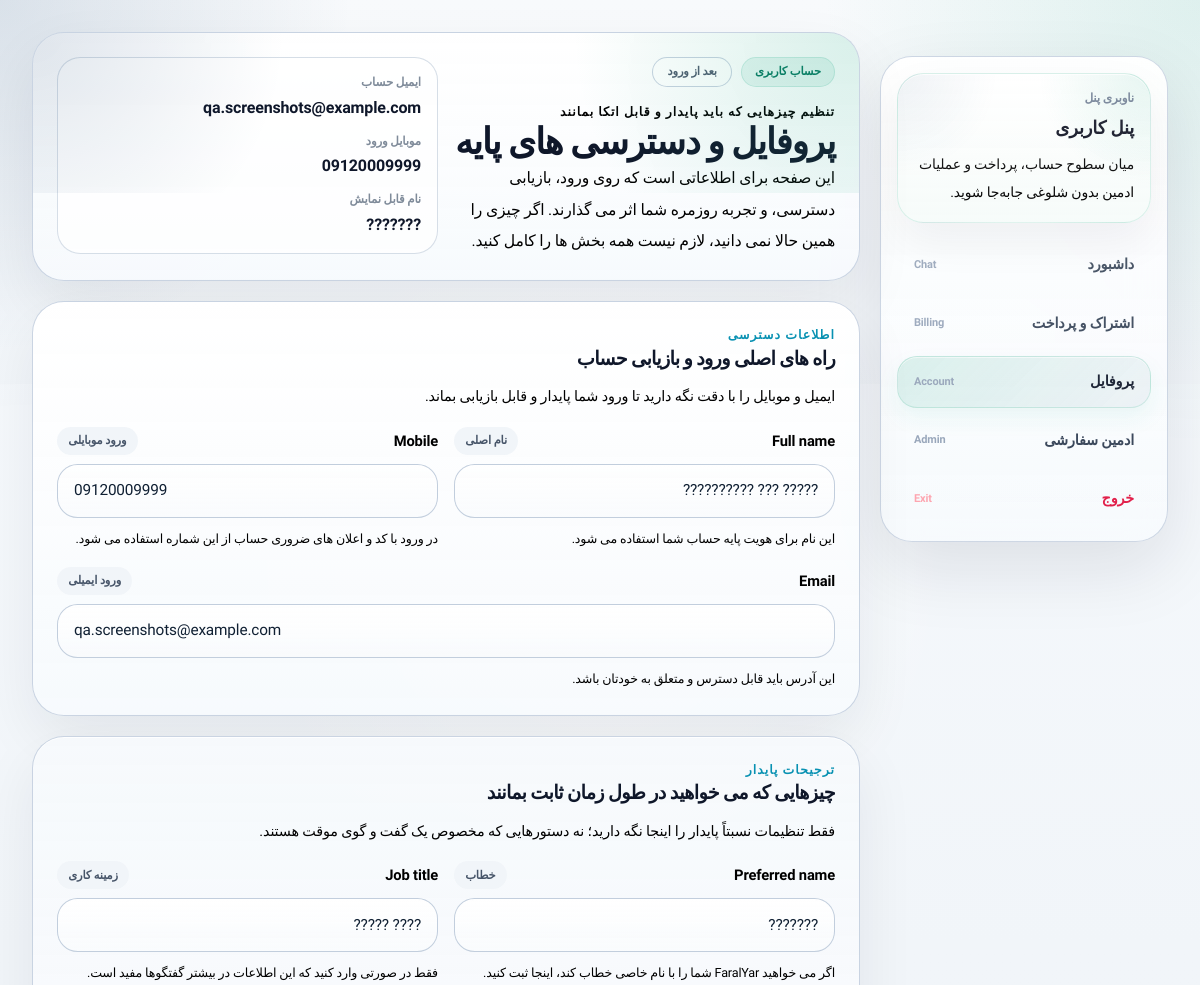
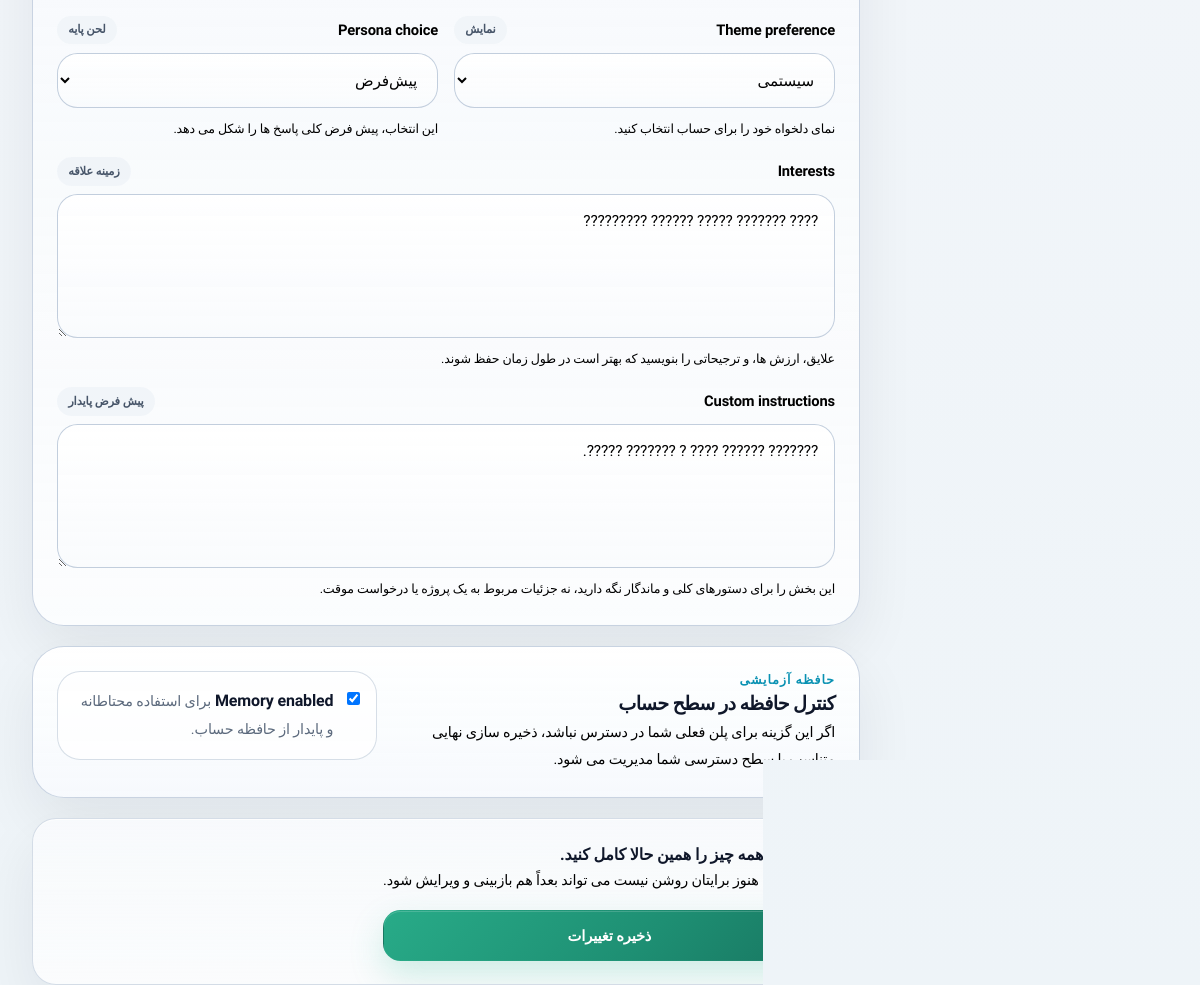
The page /accounts/profile/ (signed in) on the database its author committed (2 pictures, top to bottom).
### core/models.py (models this page shows, shortened)
class TimeStampedModel(models.Model):
    created_at = models.DateTimeField(auto_now_add=True)
    updated_at = models.DateTimeField(auto_now=True)
    class Meta:
        abstract = True

class TextSnippet(TimeStampedModel):
    group = models.CharField(max_length=80, default="general")
    key = models.SlugField(max_length=160, unique=True)
    title = models.CharField(max_length=160)
    text = models.TextField()
    help_text = models.CharField(max_length=255, blank=True)
    is_active = models.BooleanField(default=True)
    class Meta:
        ordering = ["group", "title"]
        verbose_name = "متن سایت"
        verbose_name_plural = "متن‌های سایت"

### accounts/models.py (models this page shows, shortened)
class User(AbstractBaseUser, PermissionsMixin, TimeStampedModel):
    PERSONA_DEFAULT = "default"
    PERSONA_PROFESSIONAL = "professional"
    PERSONA_CREATIVE = "creative"
    PERSONA_ANALYST = "analyst"
    PERSONA_SUPPORTIVE = "supportive"
    THEME_SYSTEM = "system"
    THEME_LIGHT = "light"
    THEME_DARK = "dark"
    PERSONA_CHOICES = [
        (PERSONA_DEFAULT, "پیش‌فرض"),
        (PERSONA_PROFESSIONAL, "حرفه‌ای"),
        (PERSONA_CREATIVE, "خلاق"),
        (PERSONA_ANALYST, "تحلیل‌گر"),
        (PERSONA_SUPPORTIVE, "همراه و دوستانه"),
    ]
    THEME_CHOICES = [
        (THEME_SYSTEM, "سیستمی"),
        (THEME_LIGHT, "روشن"),
        (THEME_DARK, "تیره"),
    ]
    email = models.EmailField(unique=True)
    full_name = models.CharField(max_length=120)
    mobile = models.CharField(max_length=16, unique=True, null=True, blank=True)
    theme_preference = models.CharField(max_length=12, choices=THEME_CHOICES, default=THEME_SYSTEM)
    persona_choice = models.CharField(max_length=20, choices=PERSONA_CHOICES, default=PERSONA_DEFAULT)
    custom_instructions = models.TextField(blank=True)
    preferred_name = models.CharField(max_length=120, blank=True)
    job_title = models.CharField(max_length=120, blank=True)
    interests = models.TextField(blank=True)
    memory_enabled = models.BooleanField(default=False)
    auth_session_version = models.PositiveIntegerField(default=1)
    is_active = models.BooleanField(default=True)
    is_staff = models.BooleanField(default=False)
    USERNAME_FIELD = "email"
    REQUIRED_FIELDS = ["full_name"]
    objects = UserManager()
    class Meta:
        ordering = ["-created_at"]
        verbose_name = "کاربر"
        verbose_name_plural = "کاربران"
    def get_session_auth_hash(self):
        key_salt = "accounts.models.User.get_session_auth_hash"
        value = f"{self.password}{self.auth_session_version}"
        return salted_hmac(key_salt, value).hexdigest()

### accounts/views.py (the view)
# urls.py: path("profile/", views.profile_view, name="profile"),
@login_required
def profile_view(request):
    form = ProfileForm(request.POST or None, instance=request.user)
    if request.method == "POST" and form.is_valid():
        if not get_active_subscription(request.user):
            form.instance.memory_enabled = False
        form.save()
        messages.success(request, "اطلاعات حساب شما به روزرسانی شد.")
        return redirect("accounts:profile")
    return render(request, "accounts/profile.html", {"form": form})

### core/models.py (called while the page is built)
    @classmethod
    def get_solo(cls):
        setting, _ = cls.objects.get_or_create(pk=1)
        return setting

### core/templatetags/site_text.py (called while the page is built)
@register.simple_tag
def site_text(key, default_text="", title="", group="general", help_text=""):
    snippet, _ = TextSnippet.objects.get_or_create(
        key=key,
        defaults={
            "group": group,
            "title": title or key,
            "text": default_text,
            "help_text": help_text,
        },
    )
    if not snippet.text and default_text:
        snippet.text = default_text
        snippet.save(update_fields=["text", "updated_at"])
    return snippet.text if snippet.is_active else default_text

### faralyar_project/context_processors.py (called while the page is built)
def site_context(request):
    return {
        "site_settings": SiteSetting.get_solo(),
        "theme_choice": request.session.get("theme", "system"),
    }

### templates/accounts/profile.html (shortened to what this page needs)
{% extends 'dashboard/base_dashboard.html' %}
{% block dashboard_content %}
  <div class="space-y-5">
    <section class="auth-account-hero">
      <div class="auth-account-hero-glow" aria-hidden="true"></div>
      <div class="auth-account-hero-grid">
        <div class="min-w-0">
          <div class="auth-kicker-row">
            <span class="badge">حساب کاربری</span>
            <span class="auth-mode-pill">بعد از ورود</span>
          </div>
          <p class="auth-eyebrow mt-4">تنظیم چیزهایی که باید پایدار و قابل اتکا بمانند</p>
          <h1 class="auth-account-title">پروفایل و دسترسی های پایه</h1>
          <p class="auth-account-lead">
            این صفحه برای اطلاعاتی است که روی ورود، بازیابی دسترسی، و تجربه روزمره شما اثر می گذارند. اگر چیزی را همین حالا نمی دانید، لازم نیست همه بخش ها را کامل کنید.
          </p>
        </div>
        <aside class="auth-account-summary">
          <div class="auth-account-summary-item">
            <span>ایمیل حساب</span>
            <strong>{{ request.user.email|default:'ثبت نشده' }}</strong>
          </div>
          <div class="auth-account-summary-item">
            <span>موبایل ورود</span>
            <strong>{{ request.user.mobile|default:'ثبت نشده' }}</strong>
          </div>
          <div class="auth-account-summary-item">
            <span>نام قابل نمایش</span>
            <strong>{{ request.user.preferred_name|default:request.user.full_name }}</strong>
          </div>
        </aside>
      </div>
    </section>
    <form method="post" class="space-y-5" novalidate>
      <section class="auth-account-section">
        <div class="auth-account-section-head">
          <div>
            <div class="auth-account-section-kicker">اطلاعات دسترسی</div>
            <h2>راه های اصلی ورود و بازیابی حساب</h2>
          </div>
          <p>ایمیل و موبایل را با دقت نگه دارید تا ورود شما پایدار و قابل بازیابی بماند.</p>
        </div>
        <div class="auth-account-grid auth-account-grid-tight">
          <div>
            {% include 'accounts/_auth_field.html' with field=form.full_name auth_field_tag='نام اصلی' auth_field_hint='این نام برای هویت پایه حساب شما استفاده می شود.' %}
          </div>
          <div>
            {% include 'accounts/_auth_field.html' with field=form.mobile auth_field_tag='ورود موبایلی' auth_field_hint='در ورود با کد و اعلان های ضروری حساب از این شماره استفاده می شود.' %}
          </div>
          <div class="auth-grid-span-full">
            {% include 'accounts/_auth_field.html' with field=form.email auth_field_tag='ورود ایمیلی' auth_field_hint='این آدرس باید قابل دسترس و متعلق به خودتان باشد.' %}
          </div>
        </div>
      </section>
      <section class="auth-account-section auth-account-section-soft">
        <div class="auth-account-section-head">
          <div>
            <div class="auth-account-section-kicker">ترجیحات پایدار</div>
            <h2>چیزهایی که می خواهید در طول زمان ثابت بمانند</h2>
          </div>
          <p>فقط تنظیمات نسبتاً پایدار را اینجا نگه دارید؛ نه دستورهایی که مخصوص یک گفت و گوی موقت هستند.</p>
        </div>
        <div class="auth-account-grid">
          <div>
            {% include 'accounts/_auth_field.html' with field=form.preferred_name auth_field_tag='خطاب' auth_field_hint='اگر می خواهید FaralYar شما را با نام خاصی خطاب کند، اینجا ثبت کنید.' %}
          </div>
          <div>
            {% include 'accounts/_auth_field.html' with field=form.job_title auth_field_tag='زمینه کاری' auth_field_hint='فقط در صورتی وارد کنید که این اطلاعات در بیشتر گفتگوها مفید است.' %}
          </div>
          <div>
            {% include 'accounts/_auth_field.html' with field=form.theme_preference auth_field_tag='نمایش' auth_field_hint='نمای دلخواه خود را برای حساب انتخاب کنید.' %}
          </div>
          <div>
            {% include 'accounts/_auth_field.html' with field=form.persona_choice auth_field_tag='لحن پایه' auth_field_hint='این انتخاب، پیش فرض کلی پاسخ ها را شکل می دهد.' %}
          </div>
          <div class="auth-grid-span-full">
            {% include 'accounts/_auth_field.html' with field=form.interests auth_field_tag='زمینه علاقه' auth_field_hint='علایق، ارزش ها، و ترجیحاتی را بنویسید که بهتر است در طول زمان حفظ شوند.' %}
          </div>
          <div class="auth-grid-span-full">
            {% include 'accounts/_auth_field.html' with field=form.custom_instructions auth_field_tag='پیش فرض پایدار' auth_field_hint='این بخش را برای دستورهای کلی و ماندگار نگه دارید، نه جزئیات مربوط به یک پروژه یا درخواست موقت.' %}
          </div>
        </div>
      </section>
      <section class="auth-account-section">
        <div class="auth-memory-panel">
          <div class="min-w-0">
            <div class="auth-account-section-kicker">حافظه آزمایشی</div>
            <h2>کنترل حافظه در سطح حساب</h2>
            <p>اگر این گزینه برای پلن فعلی شما در دسترس نباشد، ذخیره سازی نهایی متناسب با سطح دسترسی شما مدیریت می شود.</p>
          </div>
          <label for="{{ form.memory_enabled.id_for_label }}" class="auth-memory-toggle">
            {{ form.memory_enabled }}
            <span>
              <strong>{{ form.memory_enabled.label }}</strong>
              <small>برای استفاده محتاطانه و پایدار از حافظه حساب.</small>
            </span>
          </label>
        </div>
      </section>
      <section class="auth-account-footer">
        <div>
          <div class="auth-trust-title">لازم نیست همه چیز را همین حالا کامل کنید.</div>
          <p class="auth-trust-body">هر بخشی که هنوز برایتان روشن نیست می تواند بعداً هم بازبینی و ویرایش شود.</p>
        </div>
        <button class="btn-primary w-full sm:w-auto" type="submit">ذخیره تغییرات</button>
      </section>
    </form>
  </div>
{% endblock %}

### templates/dashboard/base_dashboard.html (shortened to what this page needs)
{% extends 'base.html' %}
{% load site_text %}
{% block content %}
  {% with url_name=request.resolver_match.url_name|default:'' %}
    <section class="section-shell pt-6 sm:pt-8">
      <div class="dashboard-shell-grid">
        <aside class="hidden lg:block">
          <div class="dashboard-sidebar">
            <div class="surface-tint px-4 py-4">
              <div class="text-xs font-black text-slate-500 dark:text-slate-400">ناوبری پنل</div>
              <div class="mt-2 text-lg font-black text-slate-950 dark:text-white">{% site_text 'dashboard.title' 'پنل کاربری' title='عنوان پنل کاربری' group='dashboard' %}</div>
              <p class="mt-2 text-sm leading-7 text-slate-600 dark:text-slate-300">میان سطوح حساب، پرداخت و عملیات ادمین بدون شلوغی جابه‌جا شوید.</p>
            </div>
            <nav class="space-y-1.5">
              <a href="{% url 'ai_platform:chat' %}" class="admin-nav-link {% if request.resolver_match.namespace == 'ai_platform' %}active{% endif %}">{% site_text 'dashboard.nav.home' 'اپ FaralYar' title='داشبورد در ناوبری پنل' group='dashboard' %}<span class="text-[11px] text-slate-400">Chat</span></a>
              <a href="{% url 'ai_platform:billing' %}" class="admin-nav-link ">{% site_text 'dashboard.nav.billing' 'اشتراک و پرداخت' title='اشتراک و پرداخت در ناوبری پنل' group='dashboard' %}<span class="text-[11px] text-slate-400">Billing</span></a>
              <a href="{% url 'dashboard:profile' %}" class="admin-nav-link {% if url_name == 'profile' %}active{% endif %}">{% site_text 'dashboard.nav.profile' 'پروفایل' title='پروفایل در ناوبری پنل' group='dashboard' %}<span class="text-[11px] text-slate-400">Account</span></a>
              {% if request.user.is_staff %}
                <a href="{% url 'dashboard:admin_home' %}" class="admin-nav-link ">{% site_text 'dashboard.nav.admin' 'ادمین سفارشی' title='ادمین سفارشی در ناوبری پنل' group='dashboard' %}<span class="text-[11px] text-slate-400">Admin</span></a>
              {% endif %}
              <a href="{% url 'accounts:logout' %}" class="admin-nav-link !text-rose-600 dark:!text-rose-300">{% site_text 'dashboard.nav.logout' 'خروج' title='خروج در ناوبری پنل' group='dashboard' %}<span class="text-[11px] text-rose-300 dark:text-rose-500">Exit</span></a>
            </nav>
          </div>
        </aside>
        <div class="min-w-0">
          {% block dashboard_content %}{% endblock %}
        </div>
      </div>
    </section>
  {% endwith %}
{% endblock %}

### templates/accounts/_auth_field.html (shortened to what this page needs)
<div class="auth-field{% if field.errors %} has-error{% endif %}">
  <div class="auth-field-head">
    <label for="{{ field.id_for_label }}" class="auth-field-label">{{ auth_label|default:field.label }}</label>
    {% if auth_field_tag %}
      <span class="auth-field-tag">{{ auth_field_tag }}</span>
    {% endif %}
  </div>
  {{ field }}
  {% if auth_field_hint %}
    <p class="auth-field-hint">{{ auth_field_hint }}</p>
  {% elif field.help_text %}
    <p class="auth-field-hint">{{ field.help_text }}</p>
  {% endif %}
</div>

### rows shown on the page
TextSnippet: text+is_active "پنل کاربری"
TextSnippet: text+is_active "داشبورد"
TextSnippet: text+is_active "اشتراک و پرداخت"
TextSnippet: text+is_active "پروفایل"
TextSnippet: text+is_active "ادمین سفارشی"
TextSnippet: text+is_active "خروج"
User: user.email "qa.screenshots@example.com", user.mobile "09120009999", user.preferred_name "???????", full_name "????? ??? ??????????", mobile "09120009999", email "qa.screenshots@example.com", preferred_name "???????", job_title "???? ?????", theme_preference "سیستمی", persona_choice "پیش‌فرض", interests "???? ??????? ????? ?????? ?????????", custom_instructions "??????? ?????? ???? ? ??????? ?????.", memory_enabled "☑"

### other values the page prints
{{ auth_label|default:field.label }} "Full name Mobile Email Preferred name Job title Theme preference Persona choice Interests Custom instructions"
{{ auth_field_tag }} "نام اصلی ورود موبایلی ورود ایمیلی خطاب زمینه کاری نمایش لحن پایه زمینه علاقه پیش فرض پایدار"
